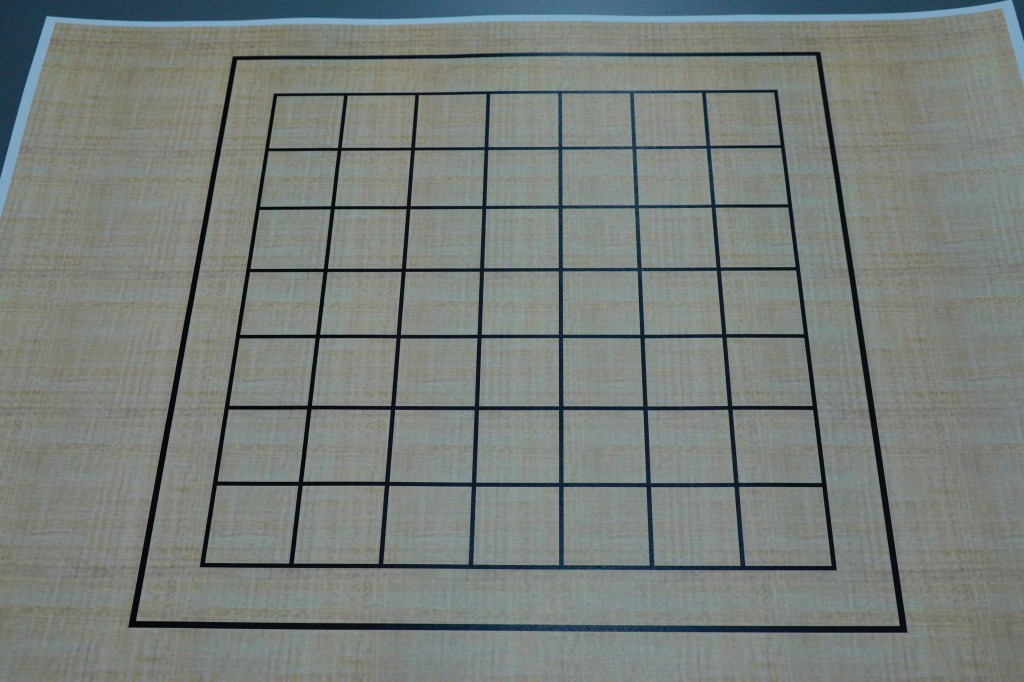
#> input picture image/mock-samples/throughCam/23.jpg, 2048 x 1364 px, found by its file name (shown at 1/2 size)
$ python findInputConstraintsForImage.py
#> lines starting #> are read from the running program, lines starting #| are printed output that depends on the picture; after the words box and inside, x2 and y2 are one past the last pixel; in counts of white or black regions, pixels touching at a corner belong together
import cv2
import numpy as np

WINDOW_ORIGINAL = "Original"
WINDOW_GRAY = "Gray"
WINDOW_TRESH = "Tresh"
WINDOW_TRANSFORMED = "Transformed"
WINDOW_CROPPED = "Cropped"

cv2.namedWindow(WINDOW_ORIGINAL)
cv2.namedWindow(WINDOW_GRAY)
cv2.namedWindow(WINDOW_TRESH)
cv2.namedWindow(WINDOW_TRANSFORMED)
cv2.namedWindow(WINDOW_CROPPED)

cv2.moveWindow(WINDOW_ORIGINAL, 0, 0)
cv2.moveWindow(WINDOW_GRAY, 400, 0)
cv2.moveWindow(WINDOW_TRESH, 800, 0)
cv2.moveWindow(WINDOW_TRANSFORMED, 0, 330)
cv2.moveWindow(WINDOW_CROPPED, 300, 330)

# [40 lines left out: function perspectiveTransform, not called in this run]

def imagePerspectiveTransform(image, thresh):
    cnts = cv2.findContours(thresh, cv2.RETR_EXTERNAL, cv2.CHAIN_APPROX_SIMPLE)
    cnts = cnts[0] if len(cnts) == 2 else cnts[1]

    for c in cnts:
            area = cv2.contourArea(c)
            peri = cv2.arcLength(c, True)
            approx = cv2.approxPolyDP(c, 0.015 * peri, True)

            # For finding a proper area constraint after changing input image's resolution or the board size.
            if len(approx) == 4:
                print("Current area is " + str(area) + ".")

            # Comment out this if the constraint is not determined yet
            if 60000 < area < 100000 and len(approx) == 4:
                transformed = perspectiveTransform(image, approx)
                return cv2.resize(transformed, (300, 300))

            return None

image = cv2.imread('./image/mock-samples/throughCam/23.jpg')
#> image is the input picture: shape (1364, 2048, 3); mean B, G, R 122.2, 126.3, 120

while True:
    gray = cv2.cvtColor(image, cv2.COLOR_BGR2GRAY)
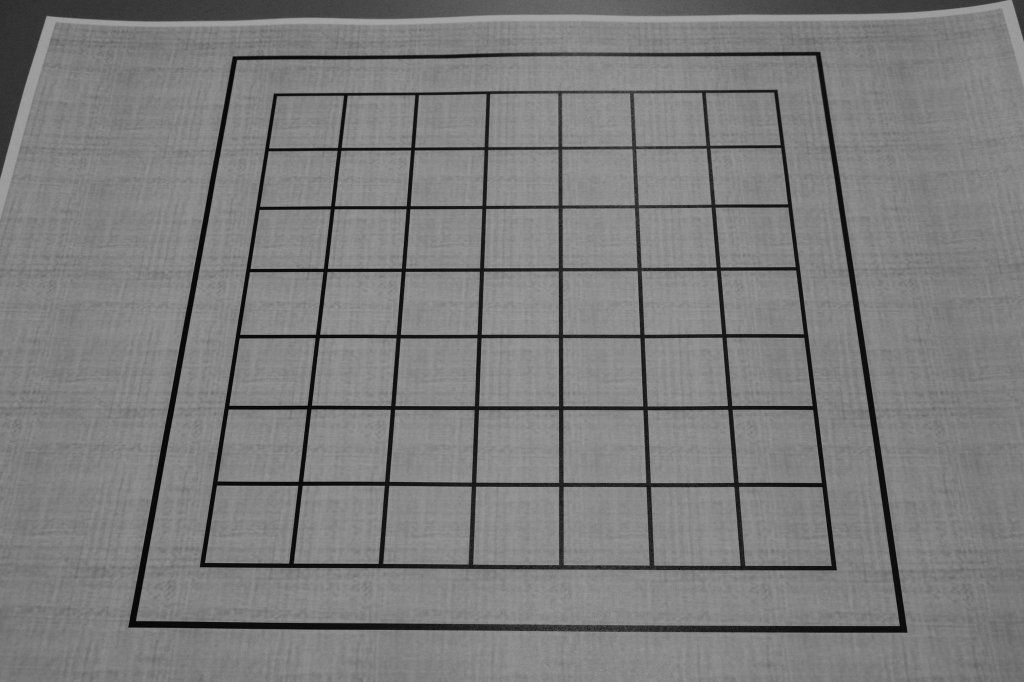
#> gray: shape (1364, 2048) (shown at 1/2 size); min 0, max 171, mean 124
    thresh = cv2.threshold(gray,40,255, cv2.THRESH_BINARY_INV)[1]
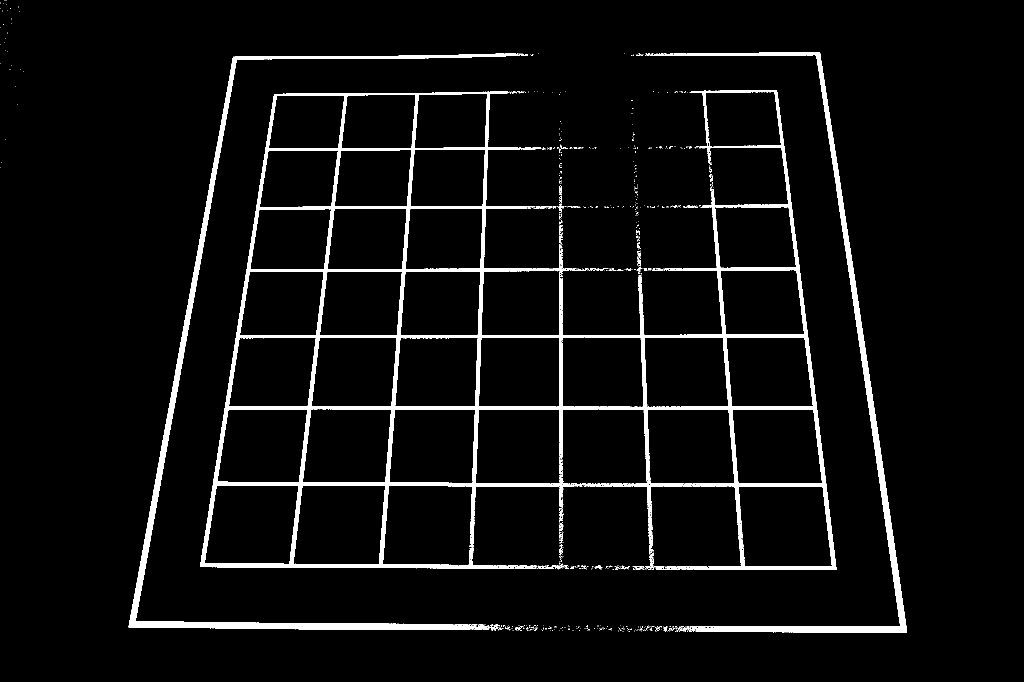
#> thresh: shape (1364, 2048) (shown at 1/2 size); 4.9% white; 542 white regions (494 under 20 px)

    image = cv2.resize(image, (400, 300))
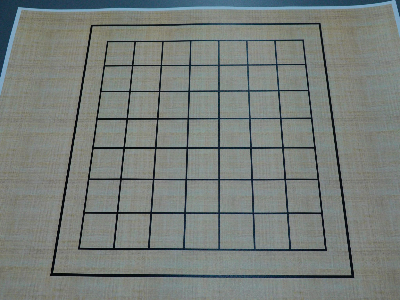
#> image: shape (300, 400, 3); mean B, G, R 122.1, 126.1, 119.9
    gray = cv2.resize(gray, (400, 300))
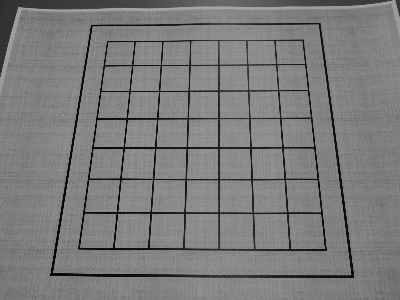
#> gray: shape (300, 400); min 1, max 167, mean 123.8
    thresh = cv2.resize(thresh, (400, 300))
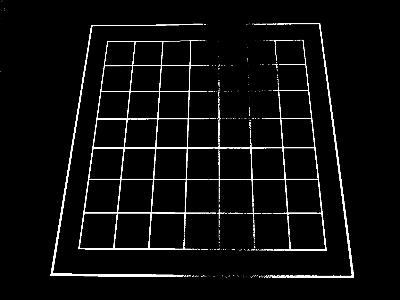
#> thresh: shape (300, 400); min 0, max 255, mean 12.7

    transformed = imagePerspectiveTransform(image, thresh)
#> in imagePerspectiveTransform, `cnts = cv2.findContours(thresh, cv2.RETR_EXTERNAL, cv2.CHAIN_APPROX_SI..`: cnts = 85 contours, 82 with area under 20; largest, box (x1, y1, x2, y2) and area: (78, 39, 327, 251) 31544, (50, 23, 206, 277) 626, (252, 23, 354, 278) 578
#> the loop in imagePerspectiveTransform, `for c in cnts:` made 1 pass
#> (area, peri, approx) on pass 1: (0, 2.83, [[246, 276], [245, 277]])

    cv2.imshow(WINDOW_ORIGINAL, image)
    cv2.imshow(WINDOW_GRAY, gray)
    cv2.imshow(WINDOW_TRESH, thresh)

    # Comment out this if the constraint is not determined yet
    if transformed is not None:
        # Determine how much should be cropped
        cropped = transformed[5:295, 5:295]
        cropped = cv2.resize(cropped, (300, 300))
        cv2.imshow(WINDOW_TRANSFORMED, transformed)
        cv2.imshow(WINDOW_CROPPED, cropped)

    if cv2.waitKey(1) == 27: break # Exit on ESC
#> (key Esc is pressed here)

cv2.destroyAllWindows()

$ run again, with image/mock-samples/throughCam/25.jpg copied over image/mock-samples/throughCam/23.jpg
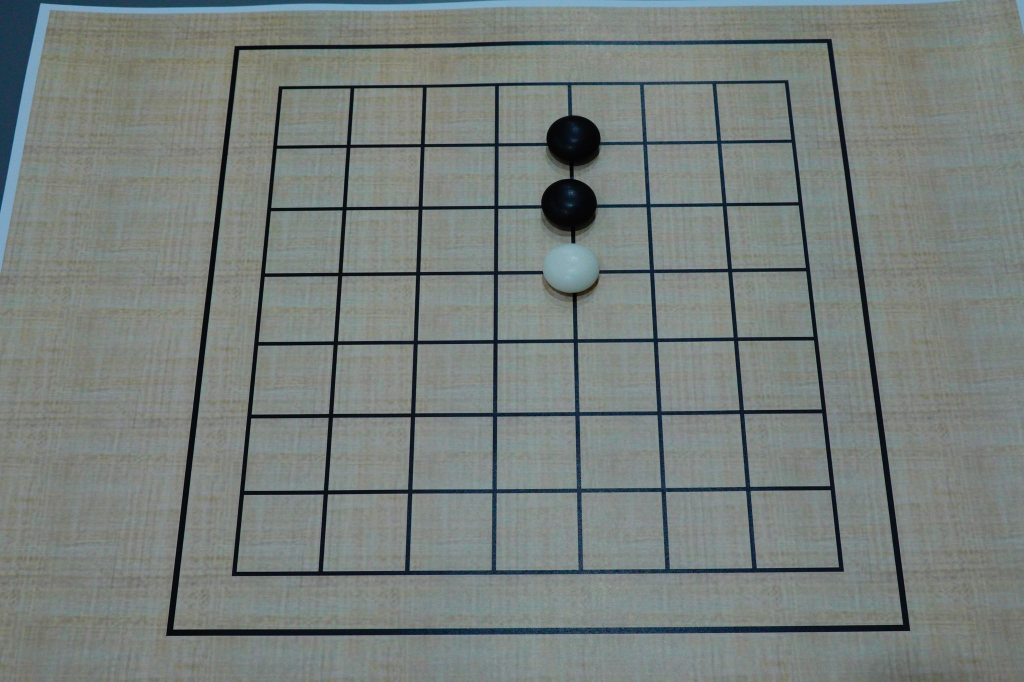
#> input picture image/mock-samples/throughCam/25.jpg, 2048 x 1364 px, found by its file name (shown at 1/2 size)
#> image is the input picture: shape (1364, 2048, 3); mean B, G, R 123.5, 126.6, 119.2
#> `thresh = cv2.threshold(gray,40,255, cv2.THRESH_BINARY_INV)[1]`:
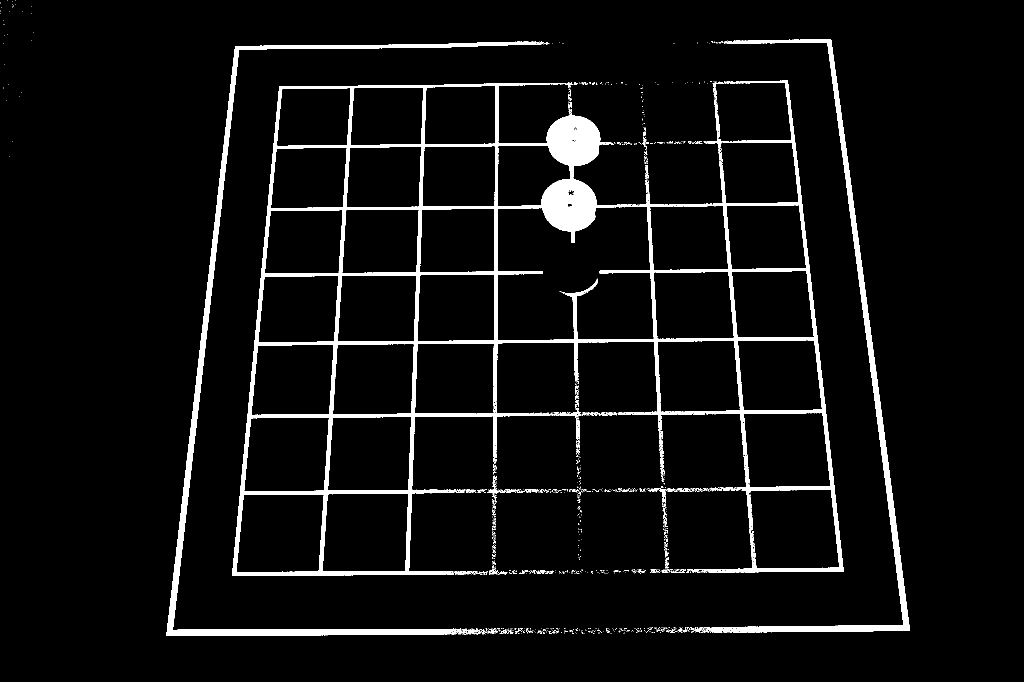
#> thresh: shape (1364, 2048) (shown at 1/2 size); 5.4% white; 825 white regions (751 under 20 px)
#> image: shape (300, 400, 3)
#> `thresh = cv2.resize(thresh, (400, 300))`:
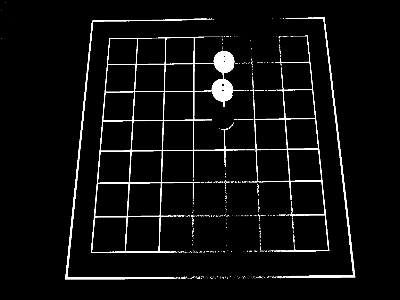
#> thresh: shape (300, 400); min 0, max 255, mean 13.9
#> cnts = 75 contours, 71 with area under 20; largest, box (x1, y1, x2, y2) and area: (91, 35, 330, 253) 26384, (65, 18, 214, 280) 603, (247, 17, 356, 279) 513, (191, 208, 210, 239) 33
#> the loop in imagePerspectiveTransform, `for c in cnts:` made 1 pass
#> (area, peri, approx) on pass 1: (0, 2.83, [[239, 277], [238, 278]])

$ run again, with image/mock-samples/throughCam/26.jpg copied over image/mock-samples/throughCam/23.jpg
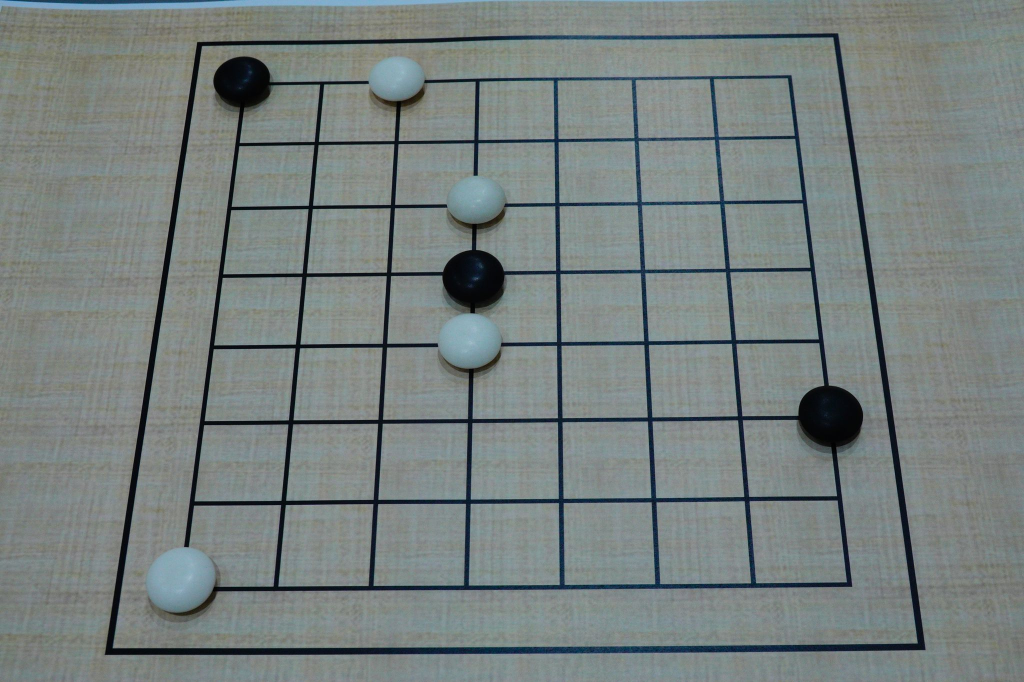
#> input picture image/mock-samples/throughCam/26.jpg, 2048 x 1364 px, found by its file name (shown at 1/2 size)
#> image is the input picture: shape (1364, 2048, 3); mean B, G, R 126.7, 128.1, 119.5
#> `thresh = cv2.threshold(gray,40,255, cv2.THRESH_BINARY_INV)[1]`:
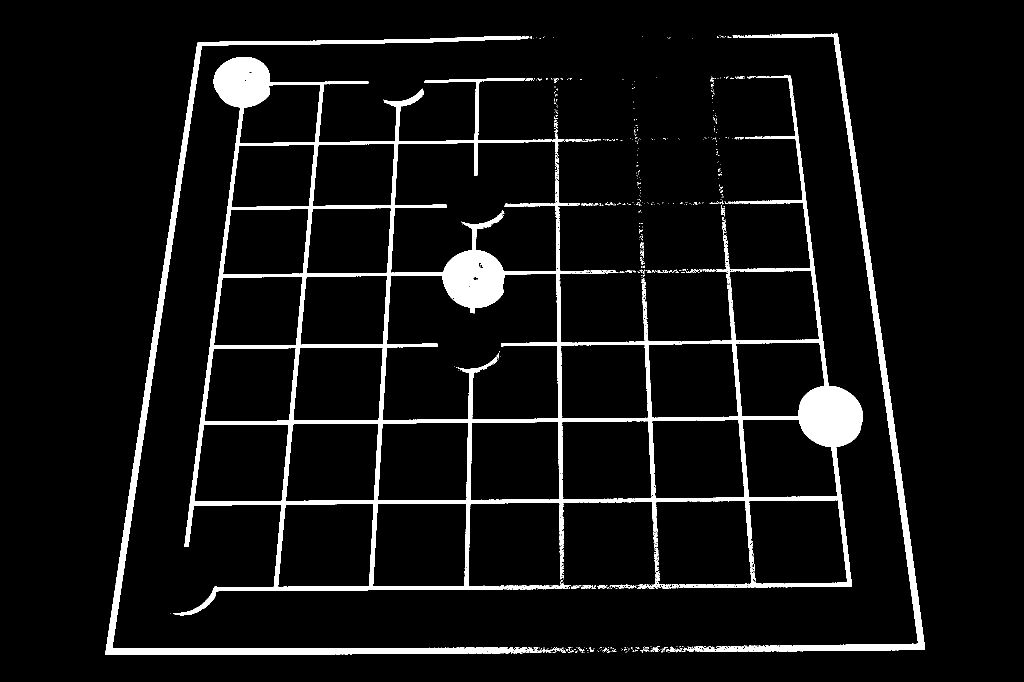
#> thresh: shape (1364, 2048) (shown at 1/2 size); 6.6% white; 571 white regions (518 under 20 px)
#> image: shape (300, 400, 3)
#> `thresh = cv2.resize(thresh, (400, 300))`:
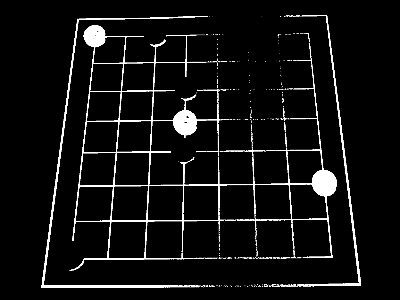
#> thresh: shape (300, 400); min 0, max 255, mean 16.9
#> cnts = 71 contours, 68 with area under 20; largest, box (x1, y1, x2, y2) and area: (69, 25, 337, 271) 36556, (41, 16, 215, 288) 822, (262, 15, 361, 287) 578
#> the loop in imagePerspectiveTransform, `for c in cnts:` made 1 pass
#> (area, peri, approx) on pass 1: (0, 0, [[233, 286]])
